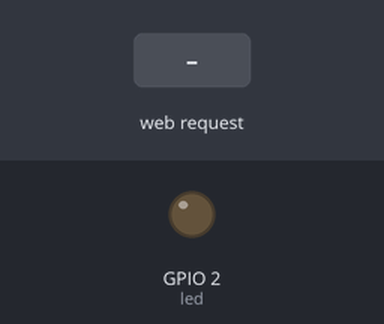
This sketch was run on a simulated ESP8266 (NodeMCU). Shown: output pins drawn as LEDs (lit = HIGH). The test bench sets the inputs (shaded band). WiFi joins after 1.5 s; servers stay silent unless stated; what the sketch prints to the serial monitor is not drawn.

Above: at 2.7 s.
2.8 s: HTTP request GET / received
At 3.6 s:
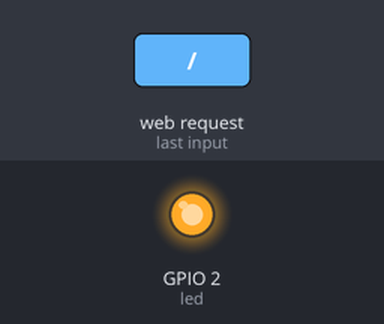
4.3 s: HTTP request GET /Ein received
At 4.8 s:
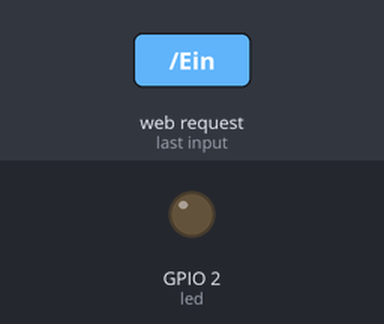
5.8 s: HTTP request GET /Aus received
At 7.1 s:
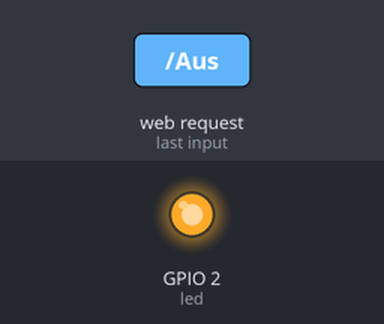
Timing chart, 0 to 8.8 s (numbered marks = the images above; inputs shaded):
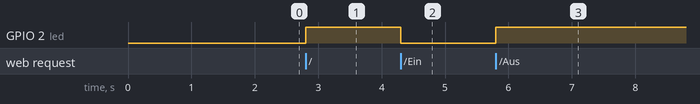

The sketch:

ServerHttpUdp_1.2.ino
```cpp
#include <ESP8266WiFi.h>
#include <WiFiClient.h>
#include <ESP8266WebServer.h>
#include <WiFiUdp.h>

// Hotspot Data       *Change to your own*
const char *ssid = "*****";
const char *password = "*****";

WiFiUDP Udp;
WiFiClient client;
ESP8266WebServer server ( 80 );

unsigned int localUdpPort = 4210;  //Port
char incomingPacket[255];         //Buffer

char *replyOn = "00";            // sniffed Data:01
char *replyOff = "01";                  //sniffed Data:00
const int led = LED_BUILTIN;
IPAddress IP (192,168,0,255); //IP Multicast?!
int portOut = 4211;


void handleRoot() {

  server.send ( 200, "text/html", R"=====(<html>
<head>
</head>
<body>
<form method="get" action="/Ein">
    <button type="submit">Ein</button>
</form>
<form method="get" action="/Aus">
    <button type="submit">Aus</button>
</form>
</body>
</html>)=====");
  digitalWrite ( led, HIGH );

}


//Click on "Ein" this Method runs
void handleEin() {

  //http Header with the html
  server.send ( 200, "text/html", R"=====(<html>
<head>
</head>
<body>
Die LED ist an!
</body>
</html>)=====");
  digitalWrite ( led, LOW );
  client.print("1");

  //send UDP-Packet to the IP-Adress and the Port       *IMPORTANT: Change the Port, to the Port your PC uses!*
 Udp.beginPacketMulticast(IP, portOut, WiFi.localIP());
 Udp.write(replyOn);   //send char=0 --> in Wireshark it´s Data:30...
  Udp.endPacket();
}


//Click on "Aus" this Method runs
void handleAus() {

  //http Header with the html
  server.send ( 200, "text/html", R"=====(<html>
<head>
</head>
<body>
Die LED ist aus!
</body>
</html>)=====");
  digitalWrite ( led, HIGH );
  client.print("0");

  //send UDP-Packet to the IP-Adress and the Port       *IMPORTANT: Change the Port, to the Port your PC uses!*
 Udp.beginPacketMulticast(IP, portOut, WiFi.localIP());
 Udp.write(replyOff);    //send int=0
  Udp.endPacket();
}


void handleNotFound() {
  digitalWrite(led, 1);
  String message = "File Not Found\n\n";
  message += "URI: ";
  message += server.uri();
  message += "\nMethod: ";
  message += (server.method() == HTTP_GET) ? "GET" : "POST";
  message += "\nArguments: ";
  message += server.args();
  message += "\n";
  for (uint8_t i = 0; i < server.args(); i++) {
    message += " " + server.argName(i) + ": " + server.arg(i) + "\n";
  }
  server.send(404, "text/plain", message);
  digitalWrite(led, 0);
}


void setup() {
  pinMode ( led, OUTPUT );
  digitalWrite ( led, LOW );
  Serial.begin ( 115200 );
  WiFi.begin ( ssid, password );
  Serial.println ( "" );

  // Wait for connection
  while ( WiFi.status() != WL_CONNECTED ) {
    delay ( 500 );
    Serial.print ( "." );
  }

  Serial.println ( "" );
  Serial.print ( "Connected to " );
  Serial.println ( ssid );
  Serial.print ( "IP address: " );
  Serial.println ( WiFi.localIP() );

  server.on ( "/", handleRoot );
  server.on ( "/inline", []() {
    server.send ( 200, "text/plain", "this works as well" );    //Unnecessary
  } );


  //server.onNotFound ( handleNotFound );
  server.on("/Ein", handleEin);
  server.on("/Aus", handleAus);
  server.onNotFound(handleNotFound);

  //start the Server
  server.begin();
  Serial.println ( "HTTP server started" );

  //Start the UDP. Print the IP-Adress and the Port
  Udp.begin(localUdpPort);
  Serial.printf("Now listening at IP %s, UDP port %d\n", WiFi.localIP().toString().c_str(), localUdpPort);

  // replace with the multicast IP-Address from your network
  Udp.beginPacketMulticast(IP, portOut, WiFi.localIP());


}

void loop() {


  // Print the incoming UDP packages. Checks the size     *Important: recognize the Source IP-Adress and Port*
  int packetSize = Udp.parsePacket();
  if (packetSize)
  {
    // receive incoming UDP packets
    Serial.printf("Received %d bytes from %s, port %d\n", packetSize, Udp.remoteIP().toString().c_str(), Udp.remotePort());
    int len = Udp.read(incomingPacket, 255);
    Serial.printf("UDP packet contents: %s\n", incomingPacket);


  }
  //handle the Clients
  server.handleClient();
}
```

Measured:
- after the input at 2.8 s, GPIO 2 (led): LOW → HIGH at once
- after the input at 4.3 s, GPIO 2 (led): HIGH → LOW at once
- after the input at 5.8 s, GPIO 2 (led): LOW → HIGH at once
